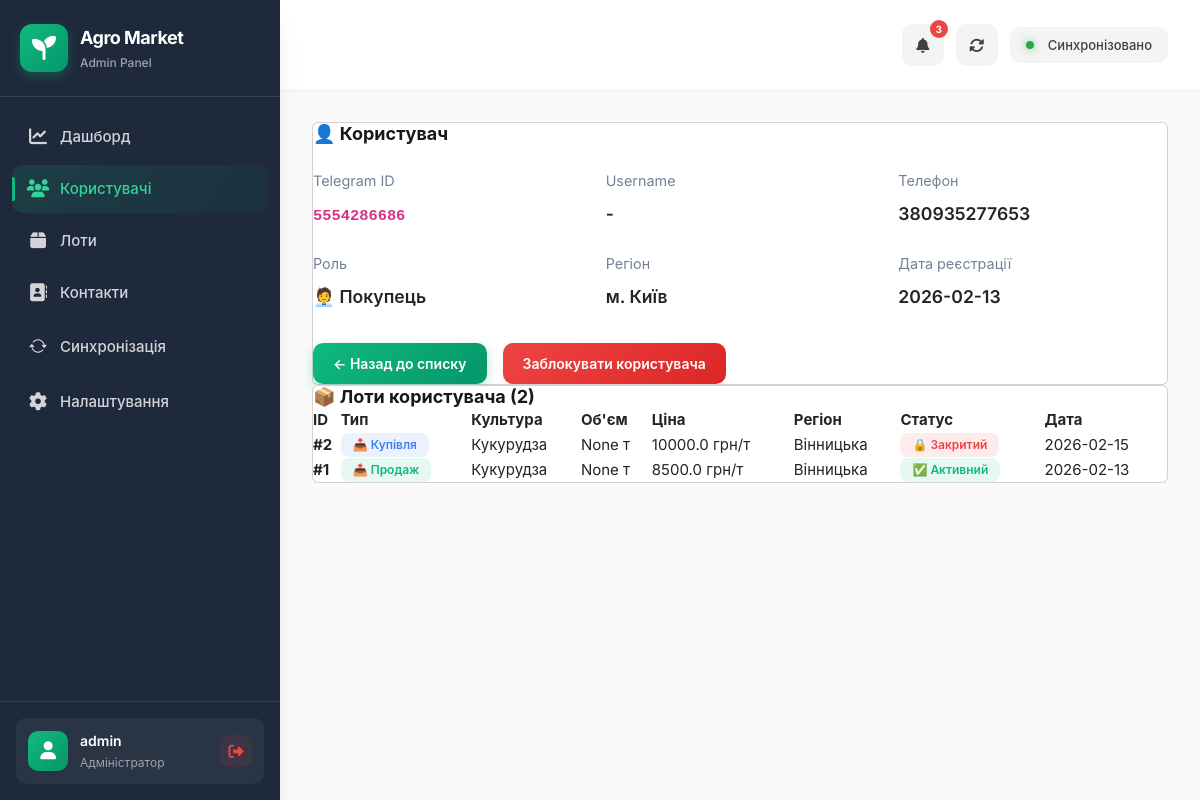
/users/1 (signed in), run on the app's committed database.
### tables this page shows
CREATE TABLE users (
                                                     id INTEGER PRIMARY KEY,
                                                     tg_id INTEGER UNIQUE,
                                                     name TEXT,
                                                     role TEXT DEFAULT 'user',
                                                     is_banned INTEGER DEFAULT 0,
                                                     created_at TEXT
                , subscription_plan TEXT DEFAULT 'free', subscription_until TEXT, username TEXT, full_name TEXT, phone TEXT, region TEXT, company TEXT, telegram_id INTEGER);

CREATE TABLE lots (
                                                id INTEGER PRIMARY KEY AUTOINCREMENT,
                                                owner_user_id INTEGER NOT NULL,
                                                type TEXT NOT NULL,
                                                crop TEXT NOT NULL,
                                                volume_tons REAL NOT NULL DEFAULT 0,
                                                volume REAL,
                                                region TEXT NOT NULL,
                                                location TEXT,
                                                price REAL,
                                                comment TEXT,
                                                quality_json TEXT NOT NULL DEFAULT '{}',
                                                views_count INTEGER NOT NULL DEFAULT 0,
                                                status TEXT NOT NULL DEFAULT 'active',
                                                created_at TEXT DEFAULT CURRENT_TIMESTAMP,
                                                updated_at TEXT
            );

### src/web_panel/app.py (the view)
    @app.get("/users/<int:user_id>")
    @login_required
    def user_detail(user_id: int):
        conn = get_conn()
        if not _has_table(conn, "users"):
            flash("Таблиця користувачів не знайдена", "danger")
            conn.close()
            return redirect(url_for("users_page"))
        user = conn.execute("SELECT * FROM users WHERE id=?", (user_id,)).fetchone()
        if not user:
            flash(f"Користувач #{user_id} не знайдений", "danger")
            conn.close()
            return redirect(url_for("users_page"))
        lots = []
        if _has_table(conn, "lots"):
            lots = conn.execute(
                "SELECT * FROM lots WHERE owner_user_id=? ORDER BY id DESC LIMIT 50",
                (user_id,)
            ).fetchall()
        conn.close()
        try:
            return render_template("user_detail.html", user=user, lots=lots)
        except:
            user_dict = dict(user)
            return f"""
            <!DOCTYPE html>
            <html>
            <head>
                <title>Користувач #{user_id}</title>
                <meta charset="utf-8">
                <link href="https://cdn.jsdelivr.net/npm/bootstrap@5.1.3/dist/css/bootstrap.min.css" rel="stylesheet">
            </head>
            <body>
                <div class="container mt-4">
                    <h2>👤 Користувач #{user_id}</h2>
                    <div class="card mt-3">
                        <div class="card-body">
                            <p><strong>Telegram ID:</strong> {user_dict.get('telegram_id', '—')}</p>
                            <p><strong>Ім'я:</strong> {user_dict.get('full_name', '—')}</p>
                            <p><strong>Username:</strong> @{user_dict.get('username', '—')}</p>
                            <p><strong>Телефон:</strong> {user_dict.get('phone', '—')}</p>
                            <p><strong>Компанія:</strong> {user_dict.get('company', '—')}</p>
                            <p><strong>Регіон:</strong> {user_dict.get('region', '—')}</p>
                            <p><strong>Роль:</strong> {user_dict.get('role', '—')}</p>
                            <p><strong>Статус:</strong> {'🚫 Заблокований' if user_dict.get('is_banned') else '✅ Активний'}</p>
                            <p><strong>Дата реєстрації:</strong> {user_dict.get('created_at', '—')}</p>
                        </div>
                    </div>
                    <div class="mt-3">
                        <h4>📦 Лоти користувача ({len(lots)})</h4>
                        {'<p>Немає лотів</p>' if not lots else '<ul>' + ''.join([f"<li>Лот #{lot['id']} - {lot['crop']} ({lot['status']})</li>" for lot in lots]) + '</ul>'}
                    </div>
                    <a href="/users" class="btn btn-secondary mt-3">← Назад до списку</a>
                </div>
            </body>
            </html>
            """

### src/web_panel/app.py (called while the page is built)
def _has_table(conn, table: str) -> bool:
    row = conn.execute(
        "SELECT name FROM sqlite_master WHERE type='table' AND name=?",
        (table,)
    ).fetchone()
    return bool(row)

### src/web_panel/db.py (called while the page is built)
def get_conn() -> sqlite3.Connection:
    DB_PATH.parent.mkdir(parents=True, exist_ok=True)
    conn = sqlite3.connect(str(DB_PATH))
    conn.row_factory = sqlite3.Row
    return conn

### src/web_panel/templates/user_detail.html (shortened to what this page needs)
{% extends "base.html" %}
{% block content %}
<div class="card">
    <h1 class="card-title">
        👤 {{ user['full_name'] or user['username'] or 'Користувач' }}
    </h1>
    <div style="display: grid; grid-template-columns: repeat(auto-fit, minmax(250px, 1fr)); gap: 1.5rem; margin-top: 1.5rem;">
        <div>
            <div style="font-size: 0.9rem; color: #718096; margin-bottom: 0.5rem;">Telegram ID</div>
            <div style="font-size: 1.1rem; font-weight: 600;"><code>{{ user['telegram_id'] }}</code></div>
        </div>
        <div>
            <div style="font-size: 0.9rem; color: #718096; margin-bottom: 0.5rem;">Username</div>
            <div style="font-size: 1.1rem; font-weight: 600;">{{ user['username'] or '-' }}</div>
        </div>
        <div>
            <div style="font-size: 0.9rem; color: #718096; margin-bottom: 0.5rem;">Телефон</div>
            <div style="font-size: 1.1rem; font-weight: 600;">{{ user['phone'] or '-' }}</div>
        </div>
        <div>
            <div style="font-size: 0.9rem; color: #718096; margin-bottom: 0.5rem;">Роль</div>
            <div style="font-size: 1.1rem; font-weight: 600;">
                {% if user['role'] == 'farmer' %}
                    👨‍🌾 Фермер
                {% elif user['role'] == 'buyer' %}
                    🧑‍💼 Покупець
                {% elif user['role'] == 'logistic' %}
                    🚚 Логіст
                {% else %}
                    {{ user['role'] }}
                {% endif %}
            </div>
        </div>
        <div>
            <div style="font-size: 0.9rem; color: #718096; margin-bottom: 0.5rem;">Регіон</div>
            <div style="font-size: 1.1rem; font-weight: 600;">{{ user['region'] or '-' }}</div>
        </div>
        <div>
            <div style="font-size: 0.9rem; color: #718096; margin-bottom: 0.5rem;">Дата реєстрації</div>
            <div style="font-size: 1.1rem; font-weight: 600;">{{ user['created_at'][:10] if user['created_at'] else '-' }}</div>
        </div>
    </div>
    <div style="margin-top: 2rem; display: flex; gap: 1rem;">
        <a href="{{ url_for('users') }}" class="btn btn-primary">← Назад до списку</a>
        {% if user['is_banned'] %}
            <a href="{{ url_for('unban_user', user_id=user['id']) }}" class="btn btn-success">Розблокувати користувача</a>
        {% else %}
            <a href="{{ url_for('ban_user', user_id=user['id']) }}" class="btn btn-danger">Заблокувати користувача</a>
        {% endif %}
    </div>
</div>
<div class="card">
    <h2 class="card-title">📦 Лоти користувача ({{ lots|length }})</h2>
    {% if lots %}
    <table>
        <thead>
            <tr>
                <th>ID</th>
                <th>Тип</th>
                <th>Культура</th>
                <th>Об'єм</th>
                <th>Ціна</th>
                <th>Регіон</th>
                <th>Статус</th>
                <th>Дата</th>
            </tr>
        </thead>
        <tbody>
            {% for lot in lots %}
            <tr>
                <td><strong>#{{ lot['id'] }}</strong></td>
                <td>
                    {% if lot['type'] == 'sell' %}
                        <span class="badge badge-success">📤 Продаж</span>
                    {% else %}
                        <span class="badge badge-info">📥 Купівля</span>
                    {% endif %}
                </td>
                <td>{{ lot['crop'] }}</td>
                <td>{{ lot['volume'] }} т</td>
                <td>
                    {% if lot['price'] %}
                        {{ lot['price'] }} грн/т
                    {% else %}
                        <span style="color: #718096;">Договірна</span>
                    {% endif %}
                </td>
                <td>{{ lot['region'] }}</td>
                <td>
                    {% if lot['status'] == 'active' %}
                        <span class="badge badge-success">✅ Активний</span>
                    {% else %}
                        <span class="badge badge-danger">🔒 Закритий</span>
                    {% endif %}
                </td>
                <td>{{ lot['created_at'][:10] if lot['created_at'] else '-' }}</td>
            </tr>
            {% endfor %}
        </tbody>
    </table>
    {% else %}
    <div style="text-align: center; padding: 2rem; color: #718096;">
        У користувача поки немає лотів
    </div>
    {% endif %}
</div>
{% endblock %}

### src/web_panel/static/css/main.css (style rules this page uses)
:root { --primary: #10b981; --primary-dark: #059669; --primary-light: #34d399; --secondary: #6366f1; --success: #10b981; --danger: #ef4444; --warning: #f59e0b; --info: #3b82f6; --dark: #111827; --dark-alt: #1f2937; --gray-900: #18181b; --gray-800: #27272a; --gray-700: #3f3f46; --gray-600: #52525b; --gray-500: #71717a; --gray-400: #a1a1aa; --gray-300: #d4d4d8; --gray-200: #e4e4e7; --gray-100: #f4f4f5; --gray-50: #fafafa; --white: #ffffff; --sidebar-width: 280px; --sidebar-collapsed: 80px; --sidebar-bg: #1e293b; --sidebar-hover: rgba(255, 255, 255, 0.05); --shadow-sm: 0 1px 2px rgba(0, 0, 0, 0.05); --shadow: 0 4px 6px -1px rgba(0, 0, 0, 0.1); --shadow-md: 0 10px 15px -3px rgba(0, 0, 0, 0.1); --shadow-lg: 0 20px 25px -5px rgba(0, 0, 0, 0.1); --shadow-xl: 0 25px 50px -12px rgba(0, 0, 0, 0.25); --transition: all 0.3s cubic-bezier(0.4, 0, 0.2, 1); --transition-fast: all 0.15s ease; }
* { margin: 0; padding: 0; box-sizing: border-box; }
body { font-family: 'Inter', -apple-system, BlinkMacSystemFont, 'Segoe UI', sans-serif; font-size: 15px; line-height: 1.6; color: var(--gray-900); background: var(--gray-50); -webkit-font-smoothing: antialiased; -moz-osx-font-smoothing: grayscale; }
.btn { padding: 10px 20px; border-radius: 10px; border: none; font-weight: 600; font-size: 14px; cursor: pointer; display: inline-flex; align-items: center; gap: 8px; transition: var(--transition-fast); text-decoration: none; }
.btn-primary { background: linear-gradient(135deg, var(--primary), var(--primary-dark)); color: var(--white); box-shadow: 0 4px 12px rgba(16, 185, 129, 0.3); }
.btn-danger { background: linear-gradient(135deg, var(--danger), #dc2626); color: var(--white); }
.badge { display: inline-flex; align-items: center; gap: 6px; padding: 6px 12px; border-radius: 8px; font-size: 12px; font-weight: 600; white-space: nowrap; }
.badge-success { background: rgba(16, 185, 129, 0.1); color: var(--success); }
.badge-danger { background: rgba(239, 68, 68, 0.1); color: var(--danger); }
.badge-info { background: rgba(59, 130, 246, 0.1); color: var(--info); }
.card-title { font-size: 18px; font-weight: 700; color: var(--gray-900); display: flex; align-items: center; gap: 10px; margin: 0; }

### data on the page
users: telegram_id "5554286686", phone "380935277653", region "м. Київ", created_at "2026-02-13"
lots: id "2", type "📥 Купівля", crop "Кукурудза", volume "None", price "10000.0", region "Вінницька", status "🔒 Закритий", created_at "2026-02-15"
lots: id "1", type "📤 Продаж", crop "Кукурудза", volume "None", price "8500.0", region "Вінницька", status "✅ Активний", created_at "2026-02-13"

### other printed values
{{ current_user.id }} "admin"
{{ user['full_name'] or user['username'] or 'Користувач' }} "Користувач"
{{ user['username'] or '-' }} "-"
{{ lots|length }} "2"
